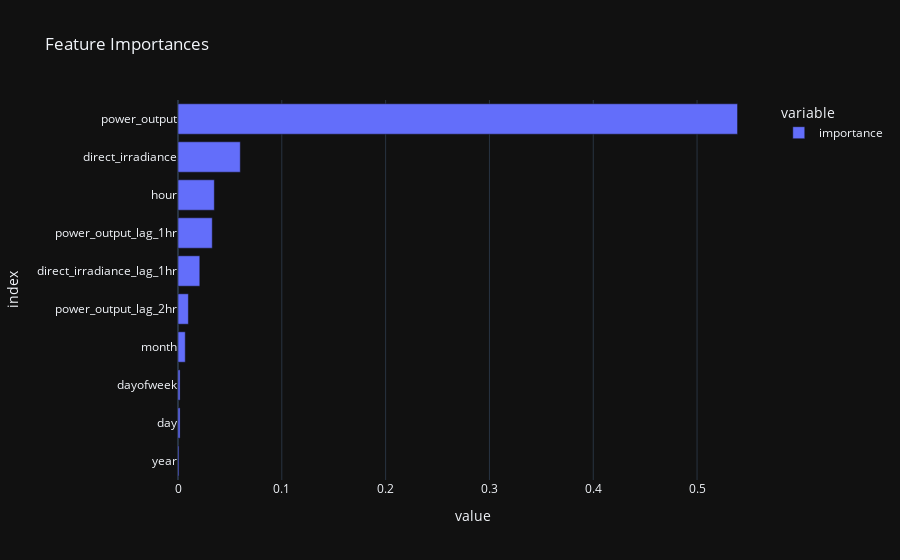

Source (notebook cell):
### Code cell
import plotly.express as px

fi_hist = px.bar(fi_sorted.sort_values('importance',ascending=True),
                orientation='h',
                title=f'Feature Importances', 
                template='plotly_dark'  
                )

fi_hist.show()

### Figure 1 — Plotly figure (JSON) as saved in the notebook; plotly's stock layout.template omitted (floating-point values rounded to 4 significant figures)
{"data": [{"hovertemplate": "variable=importance<br>value=%{x}<br>index=%{y}<extra></extra>", "legendgroup": "importance", "marker": {"color": "#636efa", "pattern": {"shape": ""}}, "name": "importance", "orientation": "h", "showlegend": true, "textposition": "auto", "type": "bar", "x": [0.001, 0.002, 0.002, 0.007, 0.01, 0.021, 0.033, 0.035, 0.06, 0.539], "xaxis": "x", "y": ["year", "day", "dayofweek", "month", "power_output_lag_2hr", "direct_irradiance_lag_1hr", "power_output_lag_1hr", "hour", "direct_irradiance", "power_output"], "yaxis": "y"}], "layout": {"barmode": "relative", "legend": {"title": {"text": "variable"}, "tracegroupgap": 0}, "title": {"text": "Feature Importances"}, "xaxis": {"anchor": "y", "domain": [0, 1], "title": {"text": "value"}}, "yaxis": {"anchor": "x", "domain": [0, 1], "title": {"text": "index"}}}}
